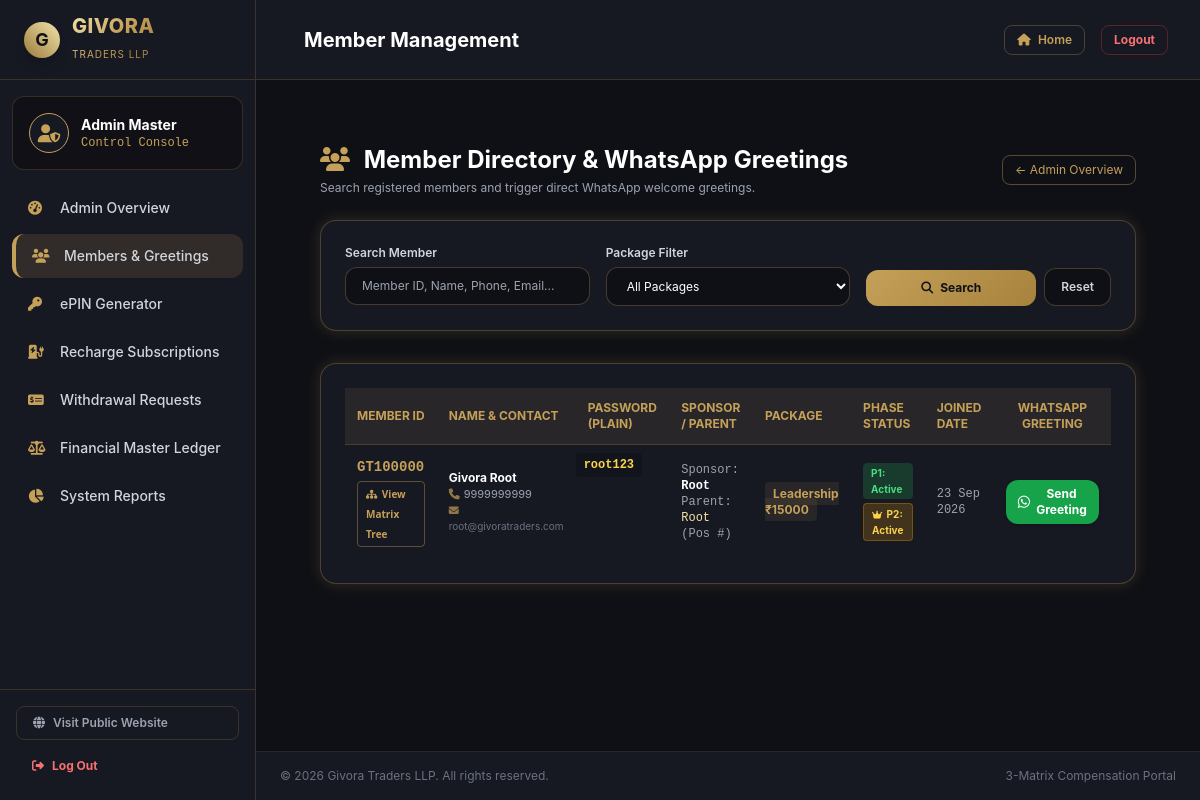
Screenshot of /admin/members.php (signed in) with the database file from the repository.
### tables this page shows
CREATE TABLE IF NOT EXISTS members (
    id INT AUTO_INCREMENT PRIMARY KEY,
    member_id VARCHAR(20) NOT NULL UNIQUE,
    sponsor_id VARCHAR(20) DEFAULT NULL,
    placement_parent_id VARCHAR(20) DEFAULT NULL,
    matrix_position INT DEFAULT NULL,
    name VARCHAR(100) NOT NULL,
    email VARCHAR(100) NOT NULL,
    phone VARCHAR(20) NOT NULL,
    password VARCHAR(255) NOT NULL,
    used_epin VARCHAR(50) NOT NULL,
    package_type VARCHAR(50) NOT NULL,
    custom_amount DECIMAL(12,2) NOT NULL DEFAULT 0.00,
    profile_image VARCHAR(255) DEFAULT NULL,
    status ENUM('Active', 'Inactive') NOT NULL DEFAULT 'Active',
    p2_status ENUM('Inactive', 'Active') NOT NULL DEFAULT 'Inactive',
    p2_placement_parent_id VARCHAR(20) DEFAULT NULL,
    p2_matrix_position INT DEFAULT NULL,
    p2_created_at TIMESTAMP NULL DEFAULT NULL,
    created_at TIMESTAMP DEFAULT CURRENT_TIMESTAMP,
    INDEX idx_sponsor (sponsor_id),
    INDEX idx_parent (placement_parent_id),
    INDEX idx_p2_parent (p2_placement_parent_id)
);

### includes/functions.php (called while the page is built, shortened)
<?php
function getBaseUrl() {
    $protocol = isset($_SERVER['HTTPS']) && $_SERVER['HTTPS'] === 'on' ? 'https' : 'http';
    $host = $_SERVER['HTTP_HOST'] ?? 'localhost';
    return $protocol . '://' . $host;
}

### admin/members.php (the view, shortened to what this page needs)
<?php
require_once __DIR__ . '/../includes/functions.php';
$pdo = getDBConnection();
$search = trim($_GET['search'] ?? '');
$query = "SELECT * FROM members WHERE 1=1";
$params = [];
$query .= " ORDER BY created_at DESC";
$stmt = $pdo->prepare($query);
$stmt->execute($params);
$members = $stmt->fetchAll();
require_once __DIR__ . '/../includes/header.php';
$login_url = getBaseUrl() . "/login.php";
?>
<div class="py-8 max-w-7xl mx-auto px-4 sm:px-6 lg:px-8">
    <div class="mb-6 flex flex-col md:flex-row md:items-center justify-between gap-4">
        <div>
            <h1 class="text-2xl font-bold text-white"><i class="fas fa-users text-gold mr-2"></i> Member Directory & WhatsApp Greetings</h1>
            <p class="text-xs text-gray-400 mt-1">Search registered members and trigger direct WhatsApp welcome greetings.</p>
        </div>
        <a href="/admin/index.php" class="text-xs text-gold border border-gold/40 px-3 py-1.5 rounded-lg hover:bg-gold/10 self-start md:self-auto">← Admin Overview</a>
    </div>
    <div class="bg-darkcard p-6 rounded-2xl gold-border-glow mb-8">
        <form method="GET" action="" class="grid grid-cols-1 md:grid-cols-3 gap-4">
            <div>
                <label class="block text-xs font-semibold text-gray-300 mb-1.5">Search Member</label>
                <input type="text" name="search" placeholder="Member ID, Name, Phone, Email..." value="<?php echo htmlspecialchars($search); ?>" class="w-full bg-darkbg border border-gold/30 rounded-xl px-4 py-2.5 text-xs text-white focus:outline-none focus:border-gold">
            </div>
            <div>
                <label class="block text-xs font-semibold text-gray-300 mb-1.5">Package Filter</label>
                <select name="package" class="w-full bg-darkbg border border-gold/30 rounded-xl px-4 py-2.5 text-xs text-white focus:outline-none focus:border-gold">
                    <option value="">All Packages</option>
                </select>
            </div>
            <div class="flex items-end space-x-2">
                <button type="submit" class="btn-gold px-6 py-2.5 rounded-xl font-bold text-xs flex-grow">
                    <i class="fas fa-search mr-1"></i> Search
                </button>
                <a href="/admin/members.php" class="bg-darkbg border border-gold/30 text-gray-300 px-4 py-2.5 rounded-xl font-semibold text-xs hover:text-gold text-center">
                    Reset
                </a>
            </div>
        </form>
    </div>
    <div class="bg-darkcard p-6 rounded-2xl gold-border-glow">
        <div class="overflow-x-auto">
            <table class="w-full text-left text-xs text-gray-300">
                <thead class="bg-gold/10 text-gold uppercase border-b border-gold/20">
                    <tr>
                        <th class="p-3">Member ID</th>
                        <th class="p-3">Name & Contact</th>
                        <th class="p-3">Password (Plain)</th>
                        <th class="p-3">Sponsor / Parent</th>
                        <th class="p-3">Package</th>
                        <th class="p-3">Phase Status</th>
                        <th class="p-3">Joined Date</th>
                        <th class="p-3 text-center">WhatsApp Greeting</th>
                    </tr>
                </thead>
                <tbody class="divide-y divide-gold/10">
                    <?php if (empty($members)): ?>
                        <tr>
                            <td colspan="7" class="p-4 text-center text-gray-500">No members found matching the specified criteria.</td>
                        </tr>
                    <?php else: foreach ($members as $m):
                        $wa_text = "Welcome to Givora Traders LLP! Your Member ID is: " . $m['member_id'] . " and Password is: " . $m['password'] . " . Login here: " . $login_url;
                        $phone_digits = preg_replace('/[^0-9]/', '', $m['phone']);
                        if (strlen($phone_digits) === 10) {
                            $phone_digits = '91' . $phone_digits;
                        }
                        $wa_url = "https://wa.me/" . (!empty($phone_digits) ? $phone_digits : "") . "?text=" . urlencode($wa_text);
                    ?>
                        <tr class="hover:bg-gold/5 transition">
                            <td class="p-3 font-mono font-extrabold text-gold text-sm">
                                <div><?php echo htmlspecialchars($m['member_id']); ?></div>
                                <a href="/admin/matrix_tree.php?member_id=<?php echo $m['member_id']; ?>" class="mt-1 text-[10px] text-gold border border-gold/40 px-2 py-0.5 rounded hover:bg-gold/10 inline-block font-sans">
                                    <i class="fas fa-sitemap mr-0.5"></i> View Matrix Tree
                                </a>
                            </td>
                            <td class="p-3">
                                <div class="font-bold text-white"><?php echo htmlspecialchars($m['name']); ?></div>
                                <div class="text-gray-400 text-[11px]"><i class="fas fa-phone text-gold/70 mr-1"></i><?php echo htmlspecialchars($m['phone']); ?></div>
                                <div class="text-gray-500 text-[10px]"><i class="fas fa-envelope text-gold/70 mr-1"></i><?php echo htmlspecialchars($m['email']); ?></div>
                            </td>
                            <td class="p-3 font-mono text-amber-300 font-semibold bg-darkbg/50 rounded px-2 py-1 inline-block my-2"><?php echo htmlspecialchars($m['password']); ?></td>
                            <td class="p-3 font-mono text-gray-400">
                                <div>Sponsor: <span class="text-white font-bold"><?php echo htmlspecialchars($m['sponsor_id'] ?: 'Root'); ?></span></div>
                                <div>Parent: <span class="text-goldlight"><?php echo htmlspecialchars($m['placement_parent_id'] ?: 'Root'); ?></span> (Pos #<?php echo $m['matrix_position']; ?>)</div>
                            </td>
                            <td class="p-3">
                                <span class="px-2 py-1 rounded bg-gold/10 text-gold font-bold">
                                    <?php echo str_replace('_', ' ₹', $m['package_type']); ?>
                                </span>
                            </td>
                            <td class="p-3">
                                <span class="px-2 py-0.5 rounded text-[10px] bg-green-500/20 text-green-400 font-bold block mb-1">P1: Active</span>
                                <?php if ($m['p2_status'] === 'Active'): ?>
                                    <span class="px-2 py-0.5 rounded text-[10px] bg-amber-500/20 text-amber-300 font-bold border border-amber-500/30 block"><i class="fas fa-crown text-[9px] mr-0.5"></i> P2: Active</span>
                                <?php else: ?>
                                    <span class="px-2 py-0.5 rounded text-[10px] bg-gray-500/20 text-gray-400 font-semibold block">P2: Pending</span>
                                <?php endif; ?>
                            </td>
                            <td class="p-3 font-mono text-gray-400"><?php echo date('d M Y', strtotime($m['created_at'])); ?></td>
                            <td class="p-3 text-center">
                                <a href="<?php echo $wa_url; ?>" target="_blank" class="px-3 py-1.5 rounded-xl bg-green-600 hover:bg-green-500 text-white font-bold text-xs inline-flex items-center space-x-1.5 shadow">
                                    <i class="fab fa-whatsapp text-sm"></i>
                                    <span>Send Greeting</span>
                                </a>
                            </td>
                        </tr>
                    <?php endforeach; endif; ?>
                </tbody>
            </table>
        </div>
    </div>
</div>
<?php require_once __DIR__ . '/../includes/footer.php'; ?>

### rows the page displays
members: member "GT100000", name "Givora Root", phone "9999999999", email "root@givoratraders.com", password "root123", sponsor "Root", placement_parent "Root", package_type "Leadership ₹15000", p2_status "Active" (drawn), created_at "23 Sep 2026"

### other values shown
$page_title "Member Management"
